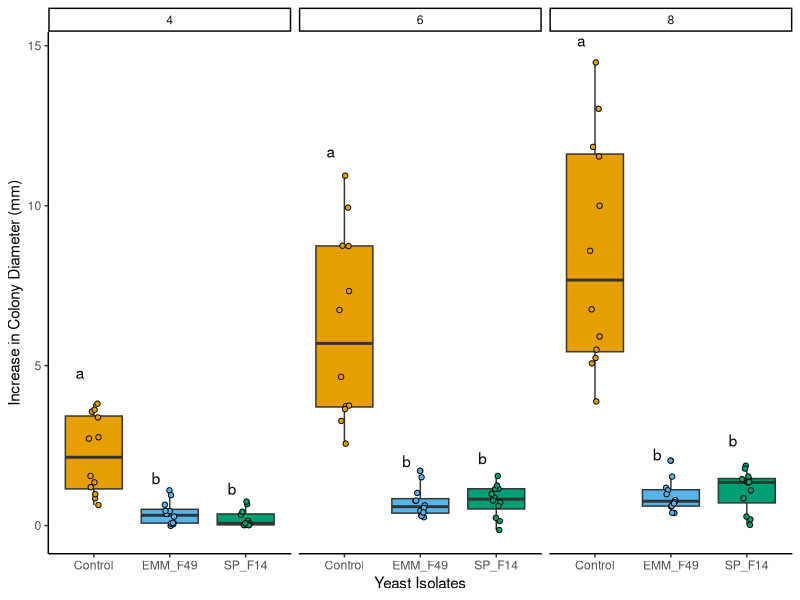

The R source for this figure: (Note: this script raises an error after producing the figure.)
## ---- chunk 1
#load the library
library(ggplot2)
library(tidyverse)
library(ggpubr)
library(rstatix)
library(emmeans)
library(multcomp)
library(multcompView)
library(dplyr)
library(tidyverse)
library(car)
## ---- chunk 2
#read data
BioRep1 <- read.csv("Splitplate/SplitPlateData/2024-09-16_SplitPlate_B52.csv", na.strings = "na")
#load the color palettes
cbbPalette <- c( "#E69F00", "#56B4E9", "#009E73", "#CC79A7")
#check the structure and see the data
str(BioRep1)
head(BioRep1)
#changing the variables into categorical data
BioRep1$Replication=as.factor(BioRep1$Replication)
BioRep1$Media=as.factor(BioRep1$Media)
BioRep1$Yeast=as.factor(BioRep1$Yeast)
BioRep1$DAI=as.factor(BioRep1$DAI)
## ---- chunk 3
#filter 1st data date and removing the 1st data since there was no growth associated with it. The data is considered to be the baseline for growth so since it violates the assumption of normality, we remove it from the analysis

filterdata1 <- BioRep1[BioRep1$Media == "YePDA"& BioRep1$DAI != 2,]

filterdata1 <- filterdata1 %>% 
  filter(Yeast != "EMM_F48")

#load library
library(nlme)

#stats used for size
size1=lme(increase~Yeast*DAI, data = filterdata1,random=~1|Replication) #mixed effect model
size2=lm(increase ~ Yeast*DAI, data = filterdata1) #use simpler model
summary(size1)
anova(size1, size2) #to check if complex or simple model is better

#pairwise comparison
lsmeans.size1 <- emmeans(size1, ~ Yeast|DAI) 
# estimate lsmeans 
comp.size1 <- multcomp::cld(object = lsmeans.size1, alpha = 0.05, Letters = letters, reversed = TRUE, details = TRUE)
# contrast with Tukey ajustment 
comp.size1


# Extracting the letters for the bars
sig.diff.letters <- data.frame(comp.size1$emmeans$Yeast, 
                               comp.size1$emmeans$DAI,
                               str_trim(comp.size1$emmeans$.group))
colnames(sig.diff.letters) <- c("Yeast", 
                                "DAI",
                                "Letters")

# for plotting with letters from significance test
size1plot <- filterdata1 %>%
  group_by(Yeast, DAI) %>%
  dplyr::summarize(
    colonydiameter = mean(increase, na.rm=TRUE),
    se = sd(increase)/sqrt(3)) %>%
  left_join(sig.diff.letters) 


colonysize1 <- filterdata1 %>%
  ggplot(aes(x = Yeast, y = increase, group = Yeast, fill = Yeast)) +
  geom_boxplot()+
  geom_point(shape = 21, color = "black", position = position_jitterdodge(dodge.width = 0.9))+
   geom_text(data = size1plot, aes(label = Letters, y = colonydiameter+(3*se)), vjust = -0.75, hjust = 2) +
  ylab("Increase in Colony Diameter (mm)") +   
  xlab("Yeast Isolates") +  
    scale_fill_manual(values = cbbPalette) +
  theme(strip.text.x = element_text(size = 18, face= "italic"))+
  theme(axis.title.x = element_text(size =25, face = "bold"), axis.title.y = element_text(size = 25, face = "bold"), axis.text.x=element_text(size=20, angle= 0), axis.text.y=element_text(size=20, angle= 0))+
  theme_classic() +
  theme(legend.position = "none")+
  #ggtitle(expression(paste("Impact of Yeast on Growth of ", italic("Methylobacterium platani"), " EMM_B52 (Biological Replicate 1)"))) +
  # theme(plot.title = element_text(face = "bold", color = "Blue2", size = 12, hjust = 0.5))+
  facet_wrap(~DAI)
colonysize1
## ---- chunk 4
#filter data to avoid other data except of last day since it was detructive sample taking procedure and colony was taken out from the plate to measure the weight on the last day of data collection.

filterdata1_2 <- filterdata1 %>% 
  filter(DAI == "8" & Yeast != "EMM_F48")

#stats used for colony weight
cw1=lme(colony_weight~Yeast,data = filterdata1_2, random = ~1|Replication) ##replication random effect added by Dr. Steury
summary(cw1)
Anova(cw1)
#pairwise comparision
lsmeans.cw1 <- emmeans(cw1, ~ Yeast) 

# contrast with Tukey ajustment 
comp.cw1 <- multcomp::cld(object = lsmeans.cw1, alpha = 0.05, Letters = letters, reversed = TRUE, details = TRUE)
comp.cw1

# Extracting the letters for the bars
sig.diff.letters <- data.frame(comp.cw1$emmeans$Yeast, 
                               str_trim(comp.cw1$emmeans$.group))

colnames(sig.diff.letters) <- c("Yeast", "Letters")

# for plotting with letters from significance test
weightplot <- filterdata1_2 %>%
  group_by(Yeast) %>%
  dplyr::summarize(
    colonyweight = mean(colony_weight, na.rm=TRUE),
    se = sd(colony_weight)/sqrt(3)) %>%
  left_join(sig.diff.letters) 

 colonyweightplot <- filterdata1_2 %>%
  ggplot(aes(x = Yeast, y = colony_weight, group = Yeast, fill = Yeast)) +
  geom_boxplot()+
  geom_point(shape = 21, color = "black", position = position_jitterdodge(dodge.width = 0.9))+
  geom_text(data = weightplot, aes(label = Letters, y = colonyweight+(2*se)), vjust = -0.5, hjust = 2) +
  ylab("Colony Weight (gram)") +   
  xlab("Yeast Isolates") +  
  scale_fill_manual(values = cbbPalette) +
  theme(strip.text.x = element_text(size = 18, face= "italic"))+
  theme(axis.title.x = element_text(size =25, face = "bold"), axis.title.y = element_text(size = 25, face = "bold"), axis.text.x=element_text(size=20, angle= 0), axis.text.y=element_text(size=20, angle= 0))+
  theme_classic() +
  theme(legend.position = "none")
  #ggtitle(expression(paste("Impact of Yeast on Growth of ", italic("Methylobacterium platani"), " EMM_B52"))) +
   #theme(plot.title = element_text(face = "bold", color = "Blue2", size = 12, hjust = 0.5))
colonyweightplot
## ---- chunk 5
#stats used for colony forming unit
cfu1=lme(log10(CFU)~Yeast,data = filterdata1_2, random = ~1|Replication, na.action = na.omit) 
summary(cfu1)
Anova(cfu1)
#pairwise comparision
lsmeans.cfu1 <- emmeans(cfu1, ~ Yeast) ###interaction added by Dr. Steury
#emmeans(cfu,pairwise~Yeast) ##added by Dr. steury
# estimate lsmeans 
comp.cfu1 <- multcomp::cld(object = lsmeans.cfu1, alpha = 0.05, Letters = letters, reversed = TRUE, details = TRUE)
# contrast with Tukey ajustment 
comp.cfu1


# Extracting the letters for the bars
sig.diff.letters <- data.frame(comp.cfu1$emmeans$Yeast, 
                               str_trim(comp.cfu1$emmeans$.group))

colnames(sig.diff.letters) <- c("Yeast", "Letters")

# for plotting with letters from significance test
cfu1plot <- filterdata1_2 %>%
  filter(Replication %in% c(1:3)) %>% 
  group_by(Yeast) %>%
  dplyr::summarize(
    cfu1 = mean(log10(CFU), na.rm=TRUE),
    se = sd(log10(CFU))/sqrt(3)) %>%
  left_join(sig.diff.letters) 

 
CFU1PLOT <- filterdata1 %>%
  subset(Media=="YePDA") %>%
  #subset(Yeast %in% c("Control", "SP_F14","EMM_F3", "EMM_F34")) %>%
  ggplot(aes(x = Yeast, y = log10(CFU), group = Yeast, fill = Yeast)) +
  geom_boxplot()+
  geom_point(shape = 21, color = "black", position = position_jitterdodge(dodge.width = 0.9))+
  geom_text(data = cfu1plot, aes(label = Letters, y = cfu1+(4*se)), vjust = -0.1, hjust = 2) +
  ylab("log of Colony Forming Unit per ml") +   
  xlab("Yeast Isolates") +  
  scale_fill_manual(values = cbbPalette) +
  theme(strip.text.x = element_text(size = 18, face= "italic"))+
  theme(axis.title.x = element_text(size =25, face = "bold"), axis.title.y = element_text(size = 25, face = "bold"), axis.text.x=element_text(size=10, angle= 0), axis.text.y=element_text(size=20, angle= 0))+
  theme_classic() +
  theme(legend.position = "none")
  #ggtitle("Impact of Yeast on Growth of Methylobacterium platani EMM_B52") +
  #theme(plot.title = element_text(hjust = 0.5))
CFU1PLOT
## ---- chunk 6
#combining similar dataset plots into one
cw1andcfu1 <- ggarrange(colonyweightplot, CFU1PLOT, nrow = 1, ncol = 2, common.legend = F)
  
#cw1andcfu1 <- annotate_figure(cw1andcfu1, top = text_grob(expression(paste("Impact of Yeast on Growth of ", italic("Methylobacterium platani"), " EMM_B52 (Biological  Replicate 1)")), color = "Blue2", size = 12, face = "bold", hjust = 0.5))
cw1andcfu1
## ---- chunk 7
#read data
BioRep2 <- read.csv("Splitplate/SplitPlateData/2024-11-11_SplitPlate_B52-1.csv", na.strings = "na")
#load the color palettes
cbbPalette <- c("#000000", "#E69F00", "#56B4E9", "#009E73", "#F0E442", "#0072B2", "#D55E00", "#CC79A7")
#check the structure and see the data
str(BioRep2)
head(BioRep2)
#changing the variable into categorical data
BioRep2$Replication=as.factor(BioRep2$Replication)
BioRep2$Yeast=as.factor(BioRep2$Yeast)
BioRep2$DAI=as.factor(BioRep2$DAI)
## ---- chunk 8
#removing the 1st data since there was no growth associated with it
#the data is considered to be the baseline for growth so since it violates the assumption of normality, we remove it from the analysis. For this Day 10 data was also collected. Thus, for consistency, we remove the data for visualization and analysis.
filterdata2 <-BioRep2 %>% 
filter(DAI != "2", DAI != "10")

#load library
library(nlme)
#stats used for size
size2=lme(increase~Yeast*DAI,data = filterdata2,random=~1|Replication) ##replication random effect added by Dr. Steury
summary(size2)
anova(size2)
#pairwise comparision
lsmeans.size2 <- emmeans(size2, ~ Yeast|DAI) ###interaction added by Dr. Steury
#emmeans(size,pairwise~Yeast) ##added by Dr. steury
# estimate lsmeans 
comp.size2 <- multcomp::cld(object = lsmeans.size2, alpha = 0.05, Letters = letters, reversed = TRUE, details = TRUE)
# contrast with Tukey ajustment 
comp.size2


# Extracting the letters for the bars
sig.diff.letters <- data.frame(comp.size2$emmeans$Yeast, 
                               comp.size2$emmeans$DAI,
                               str_trim(comp.size2$emmeans$.group))
colnames(sig.diff.letters) <- c("Yeast", 
                                "DAI",
                                "Letters")

# for plotting with letters from significance test
size2plot <- filterdata2 %>%
  group_by(Yeast, DAI) %>%
  dplyr::summarize(
    colonydiameter = mean(increase, na.rm=TRUE),
    se = sd(increase)/sqrt(3)) %>%
  left_join(sig.diff.letters) 


colonysize2 <- filterdata2 %>%
  ggplot(aes(x = Yeast, y = increase, group = Yeast, fill = Yeast)) +
  geom_boxplot()+
  geom_point(shape = 21, color = "black", position = position_jitterdodge(dodge.width = 0.9))+
   geom_text(data = size2plot, aes(label = Letters, y = colonydiameter+(3*se)), vjust = -0.75, hjust = 2) +
  ylab("Increase in Colony Diameter (mm)") +   
  xlab("Yeast Isolates") +  
    scale_fill_manual(values = cbbPalette) +
  theme(strip.text.x = element_text(size = 18, face= "italic"))+
  theme(axis.title.x = element_text(size =25, face = "bold"), axis.title.y = element_text(size = 25, face = "bold"), axis.text.x=element_text(size=20, angle= 0), axis.text.y=element_text(size=20, angle= 0))+
  theme_classic() +
  theme(legend.position = "none")+
  #ggtitle(expression(paste("Impact of Yeast on Growth of ", italic("Methylobacterium platani"), " EMM_B52 (Biological Replicate 2)"))) +
   #theme(plot.title = element_text(face = "bold", color = "Blue2", size = 12, hjust = 0.5))+
  facet_wrap(~DAI)
colonysize2
## ---- chunk 9
#filter data to avoid other data except 
filterdata2_2 <- BioRep2 %>% 
  filter(DAI == "10" )

#stats used for colony weight
cw2=lme(colony_weight~Yeast,data = filterdata2_2, random = ~1|Replication) 
summary(cw2)
Anova(cw2)
#pairwise comparision
lsmeans.cw2 <- emmeans(cw2, ~ Yeast) 

# contrast with Tukey ajustment 
comp.cw2 <- multcomp::cld(object = lsmeans.cw2, alpha = 0.05, Letters = letters, reversed = TRUE, details = TRUE)

comp.cw2

# Extracting the letters for the bars
sig.diff.letters <- data.frame(comp.cw2$emmeans$Yeast, 
                               str_trim(comp.cw2$emmeans$.group))

colnames(sig.diff.letters) <- c("Yeast", "Letters")

# for plotting with letters from significance test
weightplot <- filterdata2_2 %>%
  group_by(Yeast) %>%
  dplyr::summarize(
    colonyweight = mean(colony_weight, na.rm=TRUE),
    se = sd(colony_weight)/sqrt(3)) %>%
  left_join(sig.diff.letters) 

 colonyweightplot2 <- filterdata2_2 %>%
  ggplot(aes(x = Yeast, y = colony_weight, group = Yeast, fill = Yeast)) +
  geom_boxplot()+
  geom_point(shape = 21, color = "black", position = position_jitterdodge(dodge.width = 0.9))+
  geom_text(data = weightplot, aes(label = Letters, y = colonyweight+(2*se)), vjust = -0.5, hjust = 2) +
  ylab("Colony Weight (gram)") +   
  xlab("Yeast Isolates") +  
  scale_fill_manual(values = cbbPalette) +
  theme(strip.text.x = element_text(size = 18, face= "italic"))+
  theme(axis.title.x = element_text(size =25, face = "bold"), axis.title.y = element_text(size = 25, face = "bold"), axis.text.x=element_text(size=20, angle= 0), axis.text.y=element_text(size=20, angle= 0))+
  theme_classic() +
  theme(legend.position = "none")
colonyweightplot2
## ---- chunk 10
#stats used for colony forming unit
cfu2=lme(log10(CFU)~Yeast,data = filterdata2_2, random = ~1|Replication, na.action = na.omit) 
summary(cfu2)
Anova(cfu2)
#pairwise comparision
lsmeans.cfu2 <- emmeans(cfu2, ~ Yeast) ###interaction added by Dr. Steury
#emmeans(cfu,pairwise~Yeast) ##added by Dr. steury
# estimate lsmeans 
comp.cfu2 <- multcomp::cld(object = lsmeans.cfu2, alpha = 0.05, Letters = letters, reversed = TRUE, details = TRUE)
# contrast with Tukey ajustment 
comp.cfu2


# Extracting the letters for the bars
sig.diff.letters <- data.frame(comp.cfu2$emmeans$Yeast, 
                               str_trim(comp.cfu2$emmeans$.group))

colnames(sig.diff.letters) <- c("Yeast", "Letters")

# for plotting with letters from significance test
cfu2plot <- filterdata2_2 %>%
  na.omit() %>% 
  group_by(Yeast) %>%
  dplyr::summarize(
    cfu2 = mean(log10(CFU), na.rm=TRUE),
    se = sd(log10(CFU))/sqrt(3)) %>%
  left_join(sig.diff.letters) 

 
CFU2PLOT <- filterdata2_2 %>%
  ggplot(aes(x = Yeast, y = log10(CFU), group = Yeast, fill = Yeast)) +
  geom_boxplot()+
  geom_point(shape = 21, color = "black", position = position_jitterdodge(dodge.width = 0.9))+
  geom_text(data = cfu2plot, aes(label = Letters, y = cfu2+(4*se)), vjust = -0.1, hjust = 2) +
  ylab("log of Colony Forming Unit per ml") +   
  xlab("Yeast Isolates") +  
  scale_fill_manual(values = cbbPalette) +
  theme(strip.text.x = element_text(size = 18, face= "italic"))+
  theme(axis.title.x = element_text(size =25, face = "bold"), axis.title.y = element_text(size = 25, face = "bold"), axis.text.x=element_text(size=10, angle= 0), axis.text.y=element_text(size=20, angle= 0))+
  theme_classic() +
  theme(legend.position = "none")
CFU2PLOT
## ---- chunk 11
#combining similar dataset plots into one
cw2andcfu2 <- ggarrange(colonyweightplot2, CFU2PLOT, nrow = 1, ncol = 2, common.legend = F)
  
#cw2andcfu2 <- annotate_figure(cw2andcfu2, top = text_grob(expression(paste("Impact of Yeast on Growth of ", italic("Methylobacterium platani"), " EMM_B52 (Biological Replicate 2)")), color = "Blue2", size = 12, face = "bold", hjust = 0.5))
cw2andcfu2
## ---- chunk 12

# Read data
B52_merged <- read.csv(
  "Splitplate/SplitPlateData/B52_splitplate_together.csv",
  na.strings = "na"
)

# Convert variables
B52_merged <- B52_merged %>%
  mutate(
    Replication = factor(Replication),
    Repeat      = factor(Repeat),
    Colony      = factor(Colony),
    Yeast       = factor(Yeast),
    DAI         = factor(DAI)
  )

# Remove unwanted observations and average technical replicates
B52_avg <- B52_merged %>%
  filter(
    Media != "R2A",
    Yeast != "EMM_F48",
    !DAI %in% c("2", "10")
  ) %>%
  group_by(
    Repeat,
    Replication,
    Yeast,
    DAI) %>%
  summarise(
    colony_diam = pmax(mean(increase, na.rm = TRUE), 0)
  )
## ---- chunk 13
m1 <- lme4::lmer(
  colony_diam ~ Yeast * DAI +
    (1 | Repeat/Replication),
  data = B52_avg
)

summary(m1)
car::Anova(m1)

emmeans(m1, ~ Yeast)
emmeans(m1, ~ DAI)
emmeans(m1, pairwise ~ Yeast | DAI)



yeast_labels <- c(
    Control = "Control",
  EMM_F49 = "italic('S. koalae')~' EMM_F49'",
    SP_F14  = "italic('A. pullulans')~' SP_F14'"
)

yeast_xlabels <- c(
  "Control" = "Control",
  "SP_F14"  = "italic('A. pullulans')~' SP_F14'",
  "EMM_F49" = "italic('S. koalae')~' EMM_F49'"
)

colony_diam <- ggplot(B52_avg,
       aes(
         x = DAI,
         y = colony_diam,
         color = Yeast
       )) +
  geom_point(alpha = 0.7) +

  stat_summary(
    aes(group = Yeast),
    fun = mean,
    geom = "line",
    linewidth = 1
  ) +

  stat_summary(
    aes(group = Yeast, fill = Yeast),
    fun = mean,
    geom = "point",
    size = 4,
    shape = 21,
    color = "black"
  ) +

  stat_summary(
    aes(group = Yeast),
    fun.data = mean_se,
    geom = "errorbar",
    width = 0.15,
    linewidth = 0.5
  ) +

  theme_bw() +
  scale_color_manual(
  values = cbbPalette[2:4],
  labels = parse(text = yeast_labels),
  guide = "none") +
  scale_fill_manual(
  values = cbbPalette[2:4],
  labels = parse(text = yeast_labels)
  ) +
    scale_x_discrete(
  labels = function(x) parse(text = yeast_xlabels[x])
) +

  xlab("Days after inoculation") +
  ylab("Increase in colony diameter (mm) \n relative to day 2")
## ---- chunk 14

B52_wt <- B52_merged %>%
  filter(
    Media != "R2A",
    Yeast != "EMM_F48",
    DAI %in% c("8", "10")
  ) %>%
  group_by(
    Repeat,
    Replication,
    Yeast) %>%
  summarise(
    colony_weight2 = mean(colony_weight, na.rm = TRUE)
  )

m2 <- lmer(
  colony_weight2 ~ Yeast +
    (1 | Repeat/Replication),
  data = B52_wt
)

summary(m2)
car::Anova(m2)

emmeans(m2, ~ Yeast)
emmeans(m2, pairwise ~ Yeast)


# Remove unwanted observations and average technical replicates
B52_wt_plot  <- ggplot(B52_wt,
       aes(
         x = Yeast,
         y = colony_weight2,
         fill = Yeast
       )) +
  geom_boxplot() +
  geom_jitter(width = 0.1) +
  theme_bw() +
   scale_fill_manual(
  values = cbbPalette[2:4],
  labels = parse(text = yeast_labels) 
  ) +
    scale_x_discrete(
  labels = function(x) parse(text = yeast_xlabels[x])
) +

  xlab("") +
  ylab("Colony mass (g)") +
  theme(
  axis.text.x = element_text(
    angle = 45,
    hjust = 1,
    vjust = 1
  )
)


B52_cfu <- B52_merged %>%
  filter(
    Media != "R2A",
    Yeast != "EMM_F48",
    DAI %in% c("8", "10")
  ) %>%
  group_by(
    Repeat,
    Replication,
    Yeast) %>%
  summarise(
    CFU2 = mean(CFU, na.rm = TRUE)
  )

m3 <- lmer(
  log10(CFU2) ~ Yeast +
    (1 | Repeat/Replication),
  data = B52_cfu
)

summary(m3)
car::Anova(m3)

emmeans(m3, ~ Yeast)
emmeans(m3, pairwise ~ Yeast)

B52_cfu_plot <- ggplot(B52_cfu,
       aes(
         x = Yeast,
         y = log10(CFU2),
         fill = Yeast
       )) +
  geom_boxplot() +
  geom_jitter(width = 0.1) +

  theme_bw() +
  scale_fill_manual(
  values = cbbPalette[2:4],
  labels = parse(text = yeast_labels)
  ) +
    scale_x_discrete(
  labels = function(x) parse(text = yeast_xlabels[x])
) +

  xlab("") +
  ylab("log 10 CFU") +
  theme(
  axis.text.x = element_text(
    angle = 45,
    hjust = 1,
    vjust = 1
  )
)

ggarrange(colony_diam, B52_wt_plot, B52_cfu_plot, common.legend = T, nrow = 3)
## ---- chunk 15
# Read data
methylo <- read.csv(
  "Splitplate/SplitPlateData/Splitplate_all_Methylobacterium.csv",
  na.strings = "na"
)

# Remove EMM_F48 and DAI = 2
methylo2 <- methylo %>%
  filter(
    Yeast != "EMM_F48",
    Bacteria != "B52",
    DAI != 2
  ) %>%
  mutate(
    increase = ifelse(increase < 0, 0, increase)
  ) %>%
  group_by(
    Bacteria,
    Replication,
    Yeast,
    DAI) %>%
  summarise(
    increase2 = mean(increase, na.rm = TRUE)
  ) 

m_increase <- lme4::lmer(
  increase2 ~ Yeast * Bacteria * as.factor(DAI) +
    (1 | Replication),
  data = methylo2
)

summary(m_increase)
car::Anova(m_increase)
emm <- emmeans(m_increase, ~ Yeast | Bacteria)
emmeans(m_increase, ~ Yeast | Bacteria | DAI)
emmeans(m_increase, pairwise ~ Yeast | Bacteria | DAI)

emm <- emmeans(m_increase, ~ Yeast | Bacteria | DAI)

emm_df <- as.data.frame(emm)

percent_red <- emm_df %>%
  group_by(Bacteria, DAI) %>%
  mutate(
    control_mean = emmean[Yeast == "Control"],
    percent_reduction =
      100 * (control_mean - emmean) / control_mean
  ) %>%
  filter(Yeast != "Control") %>%
  ungroup()

percent_red


methylo3 <- methylo2 %>%
  mutate(
    Bacteria = dplyr::recode(
      Bacteria,
      "JM940" = "Methylobacterium radiotolerans JM-940",
      "JM282" = "Methylobacterium oryzae JM-282",
      "JM804" = "Methylobacterium gregans JM-804"
    )
  )


bact_labels <- c(
  "JM940" = "Methylobacterium radiotolerans\nJM-940",
  "JM282" = "Methylobacterium oryzae\nJM-282",
  "JM804" = "Methylobacterium gregans\nJM-804"
)

yeast_labels <- c(
    Control = "Control",
  EMM_F49 = "italic('S. koalae')~' EMM_F49'",
    SP_F14  = "italic('A. pullulans')~' SP_F14'"
)

p1 <- ggplot(
  methylo2,
  aes(
    x = factor(DAI),
    y = increase2,
    color = Yeast,
    group = Yeast,
    fill = Yeast
  )
) +
  geom_jitter(width = 0.08, alpha = 0.4, size = 1.5) +
  stat_summary(fun = mean, geom = "line", linewidth = 1) +
  stat_summary(
    fun = mean,
    geom = "point",
    size = 3,
    shape = 21,
    color = "black"
  ) +
  stat_summary(
    fun.data = mean_se,
    geom = "errorbar",
    width = 0.15
  ) +
  labs(
    x = "Days after inoculation",
    y = "Increase in colony diameter (mm)\nrelative to day 2",
    color = "Yeast",
    fill = "Yeast"
  ) +
  theme_bw() +
  scale_color_manual(
  values = cbbPalette[2:4],
  labels = parse(text = yeast_labels),
  guide = "none") +
  scale_fill_manual(
  values = cbbPalette[2:4],
  labels = parse(text = yeast_labels)
  ) +
  facet_wrap(
  ~Bacteria,
  labeller = as_labeller(c(
    "JM940" = "atop(italic('M. radiotolerans'),'JM-940')",
    "JM282" = "atop(italic('M. oryzae'),'JM-282')",
    "JM804" = "atop(italic('M. gregans'),'JM-804')"
  ), label_parsed)
)

p1
## ---- chunk 16
# Remove EMM_F48 and DAI = 2
methylo_cw <- methylo %>%
  filter(
    Yeast != "EMM_F48",
    Bacteria != "B52",
    DAI == 8
  ) %>%
  group_by(
    Bacteria,
    Replication,
    Yeast) %>%
  summarise(
    Colony_weight2 = mean(Colony_weight, na.rm = TRUE)
  ) 

m_cw <- lme4::lmer(
  Colony_weight2 ~ Yeast * Bacteria +
    (1 | Replication),
  data = methylo_cw
)

summary(m_cw)
car::Anova(m_cw)

emmeans(m_cw, ~ Yeast | Bacteria)
emmeans(m_cw, pairwise ~ Yeast | Bacteria)

emm <- emmeans(m_cw, ~ Yeast | Bacteria)

emm_df <- as.data.frame(emm)

percent_red <- emm_df %>%
  group_by(Bacteria) %>%
  mutate(
    control_mean = emmean[Yeast == "Control"],
    percent_reduction =
      100 * (control_mean - emmean) / control_mean
  ) %>%
  filter(Yeast != "Control") %>%
  ungroup()

percent_red

yeast_xlabels <- c(
  "Control" = "Control",
  "SP_F14"  = "italic('A. pullulans')~' SP_F14'",
  "EMM_F49" = "italic('S. koalae')~' EMM_F49'"
)

p2 <- ggplot(
  methylo_cw,
  aes(x = Yeast,
      y = Colony_weight2,
      group = Yeast,
      fill = Yeast)
) +
  
  geom_boxplot() +
  labs(
    x = "",
    y = "Colony mass (g)"
  ) +
  geom_jitter(
    width = 0.08,
    alpha = 0.8,
    size = 1.5
  ) +
  theme_bw() + 
  scale_color_manual(values = c(cbbPalette[2:4])) +
  scale_fill_manual(
  values = cbbPalette[2:4],
  labels = parse(text = yeast_labels)
  ) +
  scale_x_discrete(
  labels = function(x) parse(text = yeast_xlabels[x])
) +
  facet_wrap(
  ~Bacteria,
  labeller = as_labeller(c(
    "JM940" = "atop(italic('M. radiotolerans'),'JM-940')",
    "JM282" = "atop(italic('M. oryzae'),'JM-282')",
    "JM804" = "atop(italic('M. gregans'),'JM-804')"
  ), label_parsed)
) +
  theme(
  axis.text.x = element_text(
    angle = 45,
    hjust = 1,
    vjust = 1
  )
)
p2
## ---- chunk 17
# Remove EMM_F48 and DAI = 2
methylo_cfu <- methylo %>%
  filter(
    Yeast != "EMM_F48",
    Bacteria != "B52",
    DAI == 8
  ) %>%
  group_by(
    Bacteria,
    Replication,
    Yeast) %>%
  summarise(
    CFU = mean(average_cfu, na.rm = TRUE)
  ) 

m_cfu <- lme4::lmer(
  log10(CFU) ~ Yeast * Bacteria +
    (1 | Replication),
  data = methylo_cfu
)

summary(m_cfu)
car::Anova(m_cfu)

emmeans(m_cfu, ~ Yeast | Bacteria)
emmeans(m_cfu, pairwise ~ Yeast | Bacteria)

cfu_pairs <- as.data.frame(
  emmeans(m_cfu, pairwise ~ Yeast | Bacteria)$contrasts
)

cfu_pairs <- cfu_pairs %>%
  mutate(
    fold_difference = 10^estimate
  )

cfu_pairs

p3 <- ggplot(
  methylo_cfu,
  aes(x = Yeast,
      y = log10(CFU),
      group = Yeast,
      fill = Yeast)
) +
  
  geom_boxplot() +
  labs(
    x = "",
    y = "log 10 CFU"
  ) +
  geom_jitter(
    width = 0.08,
    alpha = 0.8,
    size = 1.5
  ) +
  theme_bw() + 
  scale_color_manual(values = c(cbbPalette[2:4])) +
  scale_fill_manual(
  values = cbbPalette[2:4],
  labels = parse(text = yeast_labels)
  ) +
  scale_x_discrete(
  labels = function(x) parse(text = yeast_xlabels[x])
) +
  facet_wrap(
  ~Bacteria,
  labeller = as_labeller(c(
    "JM940" = "atop(italic('M. radiotolerans'),'JM-940')",
    "JM282" = "atop(italic('M. oryzae'),'JM-282')",
    "JM804" = "atop(italic('M. gregans'),'JM-804')"
  ), label_parsed)
) +
  theme(
  axis.text.x = element_text(
    angle = 45,
    hjust = 1,
    vjust = 1
  )
)
p3
## ---- chunk 18
ggarrange(p1, p2, p3, common.legend = T, nrow = 3, labels = "auto")
